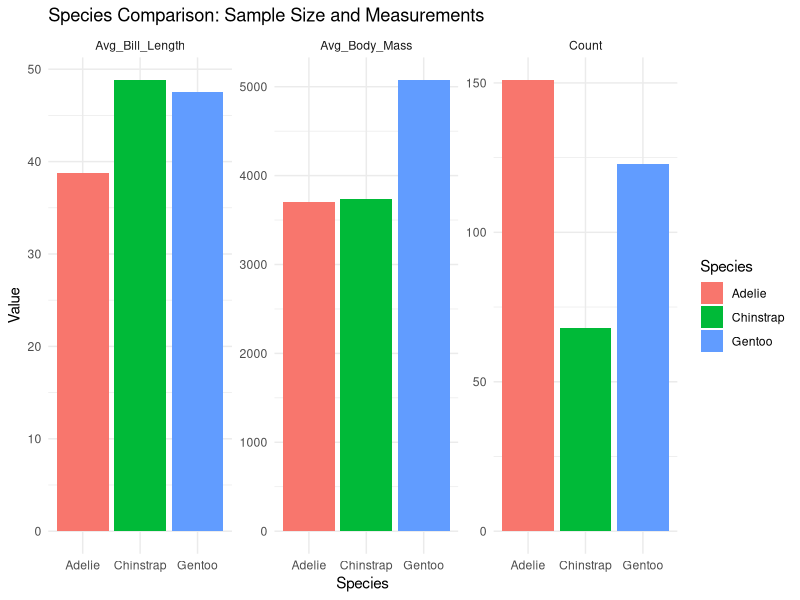

Recreate this plot in R.
# AUTHOR: Fritz Harly G. Degamo
# PROJECT: Finals R Project
# CATEGORY: f. data science script 1
# DESCRIPTION: clean the data and compare species-level summaries
# EXPLANATION: This script cleans the penguin data by removing missing values and splitting the dataset into 
#              separate subsets for Adelie, Chinstrap, and Gentoo. It then creates a comparison table and 
#              reshapes the result for plotting. The goal is to make species-level differences easier to inspect

library(palmerpenguins)
library(tidyverse)

# DATA CLEANING
# create one clean subset per species using the same selected variables
gentoo_clean <- penguins %>%
  filter(species == "Gentoo") %>%
  drop_na(body_mass_g, bill_length_mm) %>%
  select(species, island, bill_length_mm, body_mass_g)

cat("Gentoo clean rows:", nrow(gentoo_clean), "\n")
summary(gentoo_clean)

adelie_clean <- penguins %>%
  filter(species == "Adelie") %>%
  drop_na(body_mass_g, bill_length_mm) %>%
  select(species, island, bill_length_mm, body_mass_g)

cat("Adelie clean rows:", nrow(adelie_clean), "\n")
summary(adelie_clean)

chinstrap_clean <- penguins %>%
  filter(species == "Chinstrap") %>%
  drop_na(body_mass_g, bill_length_mm) %>%
  select(species, island, bill_length_mm, body_mass_g)

cat("Chinstrap clean rows:", nrow(chinstrap_clean), "\n")
summary(chinstrap_clean)

# SUMMARY TABLE
# compare sample size average bill length and average body mass by species
species_summary <- data.frame(
  Species = c("Adelie", "Chinstrap", "Gentoo"),
  Count = c(nrow(adelie_clean), nrow(chinstrap_clean), nrow(gentoo_clean)),
  Avg_Bill_Length = c(
    mean(adelie_clean$bill_length_mm),
    mean(chinstrap_clean$bill_length_mm),
    mean(gentoo_clean$bill_length_mm)
  ),
  Avg_Body_Mass = c(
    mean(adelie_clean$body_mass_g),
    mean(chinstrap_clean$body_mass_g),
    mean(gentoo_clean$body_mass_g)
  )
)

print(species_summary)

# VISUALIZATION
# reshape the summary table so each metric can be shown in its own panel
library(tidyr)

species_long <- species_summary %>%
  pivot_longer(cols = c(Count, Avg_Bill_Length, Avg_Body_Mass),
               names_to = "Metric",
               values_to = "Value")

ggplot(species_long, aes(x = Species, y = Value, fill = Species)) +
  geom_col() +
  facet_wrap(~ Metric, scales = "free_y") +
  labs(title = "Species Comparison: Sample Size and Measurements") +
  theme_minimal()
